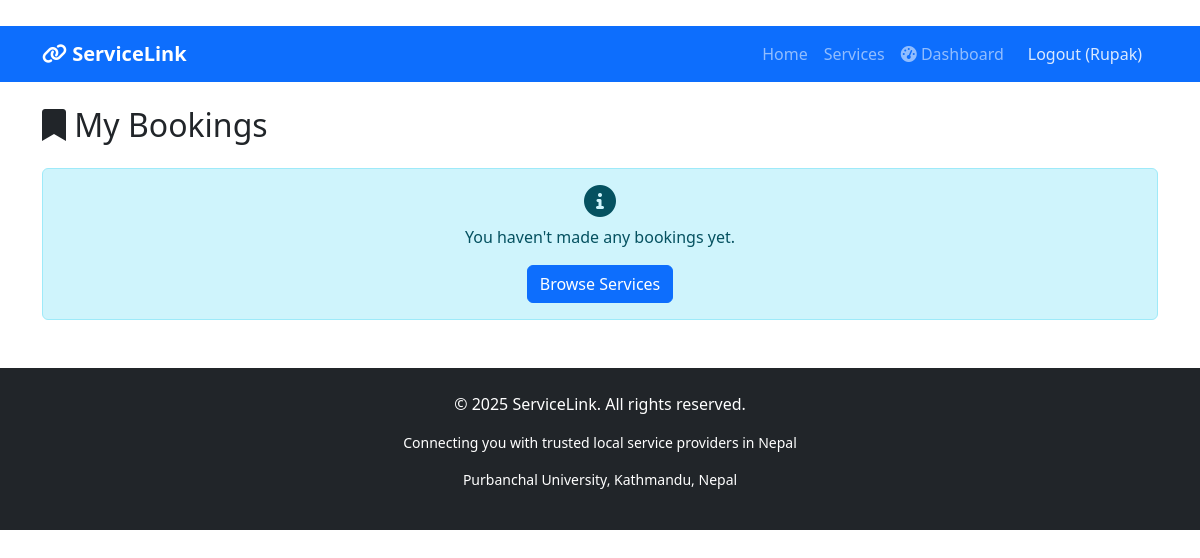
The app's page /services/my-bookings/ (signed in), older data.
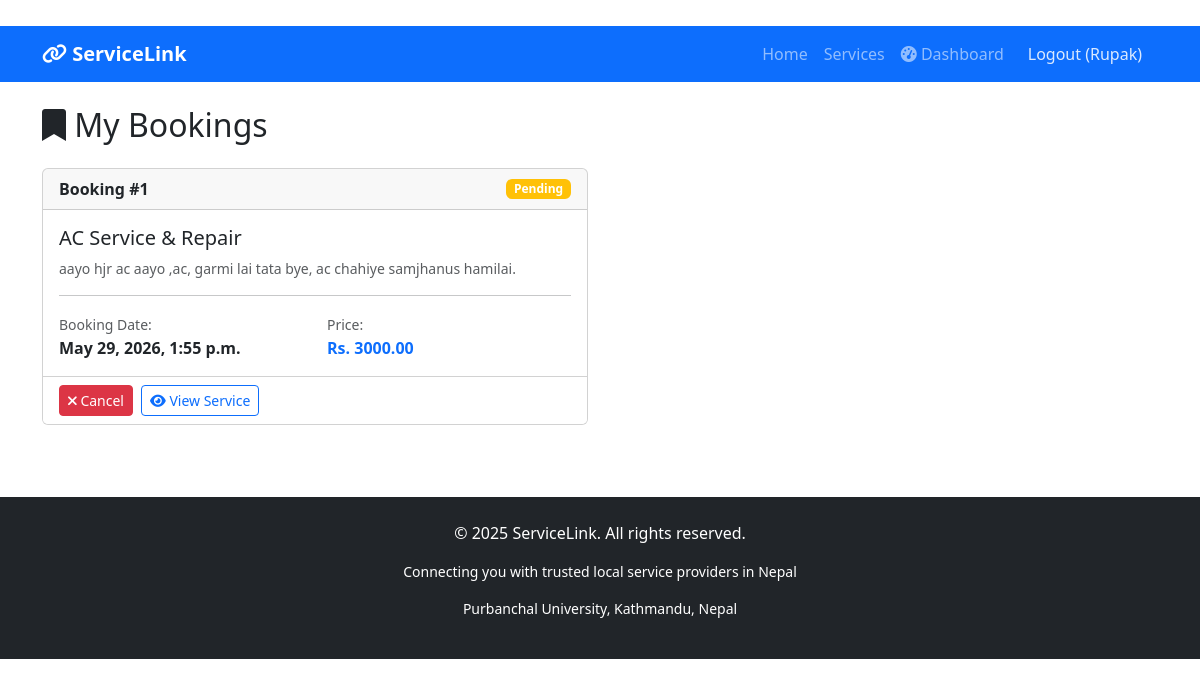
The same page, newer data.
### services/models.py (models this page shows, shortened)
class Booking(models.Model):
    STATUS_CHOICES = [
        ('pending', 'Pending'),
        ('confirmed', 'Confirmed'),
        ('completed', 'Completed'),
        ('cancelled', 'Cancelled'),
    ]
    service = models.ForeignKey(Service, on_delete=models.CASCADE, related_name='bookings')
    customer = models.ForeignKey(User, on_delete=models.CASCADE, related_name='bookings')
    booking_date = models.DateTimeField()
    special_requests = models.TextField(blank=True)
    status = models.CharField(max_length=20, choices=STATUS_CHOICES, default='pending')
    created_at = models.DateTimeField(auto_now_add=True)
    updated_at = models.DateTimeField(auto_now=True)
    class Meta:
        ordering = ['-created_at']

class Service(models.Model):
    title = models.CharField(max_length=200)
    description = models.TextField()
    price = models.DecimalField(max_digits=10, decimal_places=2)
    category = models.ForeignKey(Category, on_delete=models.CASCADE)
    provider = models.ForeignKey(User, on_delete=models.CASCADE, related_name='services')
    image = models.ImageField(upload_to='services/', blank=True, null=True)
    location = models.CharField(max_length=200, blank=True)
    is_available = models.BooleanField(default=True)
    created_at = models.DateTimeField(auto_now_add=True)

### services/views.py (the view)
# urls.py: path('my-bookings/', views.my_bookings, name='my_bookings'),  # Added this
@login_required
def my_bookings(request):
    bookings = Booking.objects.filter(customer=request.user)
    return render(request, 'services/my_bookings.html', {
        'bookings': bookings
    })

### services/templates/services/my_bookings.html (shortened to what this page needs)
{% extends 'base.html' %}
{% block content %}
<div class="container mt-4">
    <h2 class="mb-4"><i class="fas fa-bookmark"></i> My Bookings</h2>
    {% if bookings %}
        <div class="row">
            {% for booking in bookings %}
            <div class="col-md-6 mb-4">
                <div class="card h-100">
                    <div class="card-header d-flex justify-content-between align-items-center">
                        <strong>Booking #{{ booking.id }}</strong>
                        <span class="badge {% if booking.status == 'pending' %}bg-warning
                                           {% elif booking.status == 'confirmed' %}bg-info
                                           {% elif booking.status == 'completed' %}bg-success
                                           {% else %}bg-danger{% endif %}">
                            {{ booking.status|title }}
                        </span>
                    </div>
                    <div class="card-body">
                        <h5>{{ booking.service.title }}</h5>
                        <p class="text-muted small">{{ booking.service.description|truncatewords:15 }}</p>
                        <hr>
                        <div class="row">
                            <div class="col-6">
                                <small class="text-muted">Booking Date:</small>
                                <p class="mb-0"><strong>{{ booking.booking_date|date:"F j, Y, g:i a" }}</strong></p>
                            </div>
                            <div class="col-6">
                                <small class="text-muted">Price:</small>
                                <p class="mb-0"><strong class="text-primary">Rs. {{ booking.service.price }}</strong></p>
                            </div>
                        </div>
                    </div>
                    <div class="card-footer bg-white">
                        <div class="d-flex gap-2">
                            {% if booking.status == 'pending' %}
                            <a href="{% url 'cancel_booking' booking.id %}" class="btn btn-danger btn-sm"
                               onclick="return confirm('Are you sure you want to cancel this booking?')">
                                <i class="fas fa-times"></i> Cancel
                            </a>
                            {% endif %}
                            <a href="{% url 'service_detail' booking.service.id %}" class="btn btn-outline-primary btn-sm">
                                <i class="fas fa-eye"></i> View Service
                            </a>
                        </div>
                    </div>
                </div>
            </div>
            {% endfor %}
        </div>
    {% else %}
        <div class="alert alert-info text-center">
            <i class="fas fa-info-circle fa-2x mb-2"></i>
            <p>You haven't made any bookings yet.</p>
            <a href="{% url 'service_list' %}" class="btn btn-primary">Browse Services</a>
        </div>
    {% endif %}
</div>
{% endblock %}

Row changes from the older to the newer data that the page shows:
added Booking: id "1", status "Pending", service "AC Service & Repair", service.description "aayo hjr ac aayo ,ac, garmi lai tata bye, ac chahiye samjhanus hamilai.", booking_date "May 29, 2026, 1:55 p.m.", service.price "3000.00", shows "Cancel"
Text that changed along with them:
text no longer shown: "You haven't made any bookings yet. Browse Services"
